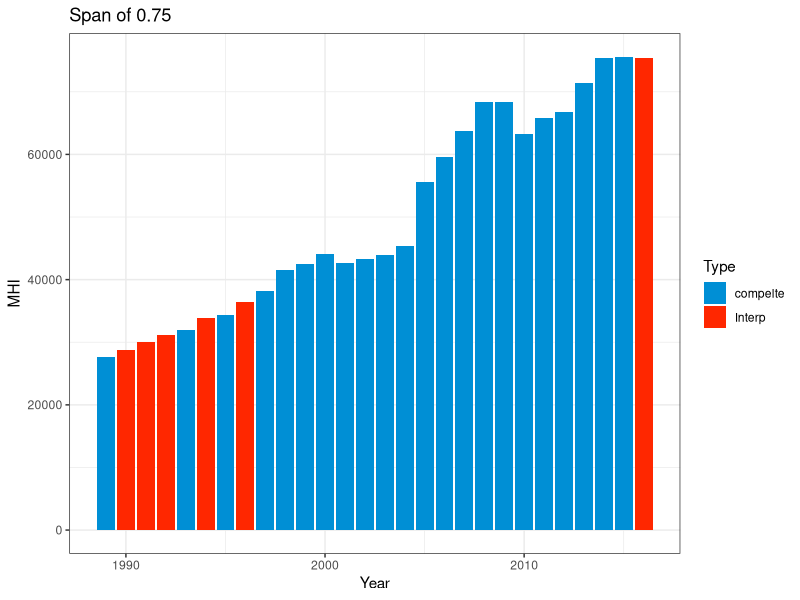
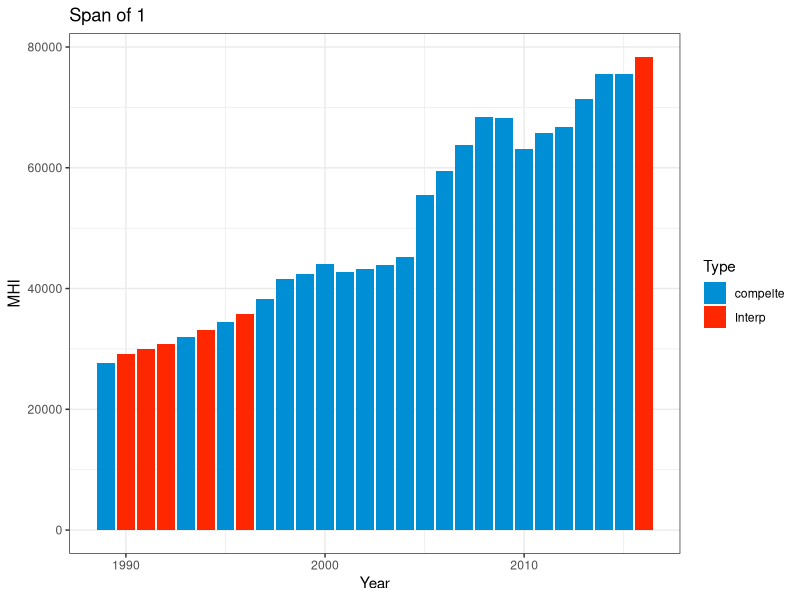

These charts were generated, in order, by the following R code:
## ---- chunk 1
knitr::opts_chunk$set(
	message = FALSE,
	warning = FALSE,
	include = TRUE,
	fig.width = 10
)

rm(list=ls())

suppressMessages({
  library(tidyverse)
  library(stringr)
})

## ---- chunk 2
MHI_ny_county <- read_csv("data/NY County MHI through 2014.csv")

knitr::kable(head(MHI_ny_county))

## ---- chunk 3
MHI_ny_county<- 
  MHI_ny_county %>% 
  rename("MHI" = MHINY36061A052NCEN) %>% 
  mutate(DATE = as.Date(DATE, format = "%d/%m/%y")
         ,Year = lubridate::year(DATE)
         ,MHI = as.numeric(str_replace(MHI,"[.]",""))
  ) %>% 
  select(Year,MHI)
## ---- chunk 4
# from ACS:
MHI_ny_county_2015 <- data.frame("Year" = c(2015,2016), "MHI" = c(75575,NA))
MHI_ny_county <- bind_rows(MHI_ny_county, MHI_ny_county_2015)

knitr::kable(tail(MHI_ny_county))

## ---- chunk 5
# spit into the complete and missing data sets:
empty_rows <- MHI_ny_county %>% filter(is.na(MHI))
empty_rows$Type <- "Interp"

complete_data <- MHI_ny_county %>% filter(!is.na(MHI))
complete_data$Type <- "compelte"
## ---- chunk 6
f_loess <- loess(formula = MHI ~ Year
                 , span = 0.75
                 , data = complete_data
                 , control = loess.control(surface = "direct")
)

empty_rows$MHI <- round(predict(f_loess, empty_rows),0)


# recombine the data and view the results:
full_data <- bind_rows(complete_data,empty_rows)

full_data %>% 
  ggplot()+
  aes(x = Year, y = MHI, group = Type, fill = Type)+
  geom_col()+
  theme_bw()+
  ggthemes::scale_fill_fivethirtyeight()+
  labs(title = "Span of 0.75")

## ---- chunk 7
f_loess <- loess(formula = MHI ~ Year
                 , span = 1
                 , data = complete_data
                 , control = loess.control(surface = "direct")
)

empty_rows$MHI <- round(predict(f_loess, empty_rows),0)


# recombine the data and view the results:
full_data <- bind_rows(complete_data,empty_rows)

full_data %>% 
  ggplot()+
  aes(x = Year, y = MHI, group = Type, fill = Type)+
  geom_col()+
  theme_bw()+
  ggthemes::scale_fill_fivethirtyeight()+
  labs(title = "Span of 1")

